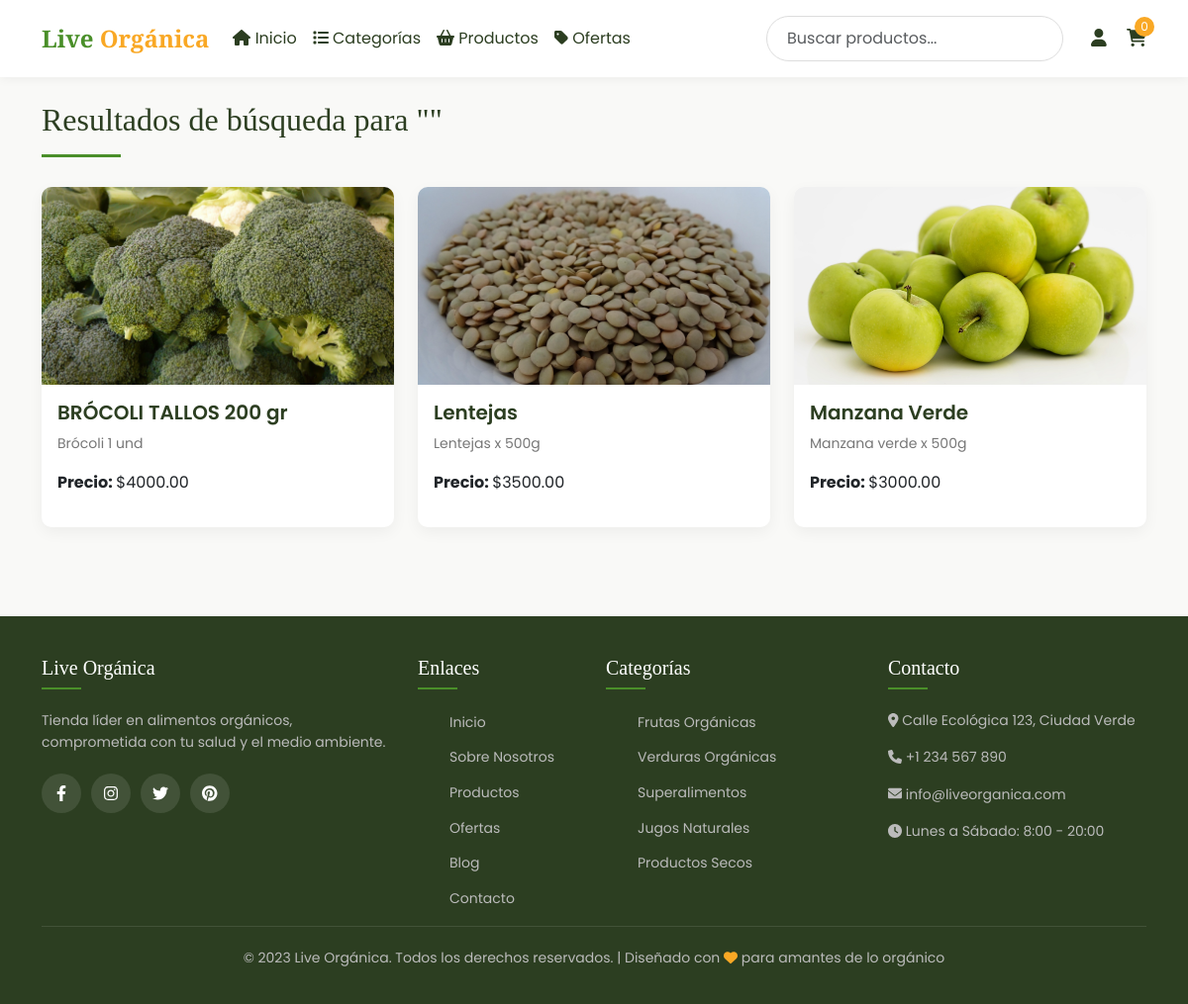
The page /buscar/ on the database its author committed.
### productos/models.py (models this page shows, shortened)
class Producto(models.Model):
    nombre = models.CharField(max_length=200)
    descripcion = models.TextField()
    precio = models.DecimalField(max_digits=10, decimal_places=2)
    categoria = models.ForeignKey(Categoria, on_delete=models.CASCADE)
    imagen = models.ImageField(upload_to='productos/')
    en_oferta = models.BooleanField(default=False)

### productos/views.py (the view)
# urls.py: path('buscar/', buscar_productos, name='buscar_productos'),
def buscar_productos(request):
    query = request.GET.get('search-input', '')
    productos = Producto.objects.filter(nombre__icontains=query)
    return render(request, 'productos/buscar.html', {'productos': productos, 'query': query})

### productos/context_processors.py (called while the page is built)
def total_productos_en_carrito(request):
    carrito_items = Carrito.objects.all()
    total_items = sum(item.cantidad for item in carrito_items)
    return {
        'total_productos_en_carrito': total_items,
        'vista_previa_carrito': carrito_items
    }

### productos/templates/productos/buscar.html
{% load static %}
{% include 'productos/menu.html' %}
<div class="container mt-4">
<h2>Resultados de búsqueda para "{{ query }}"</h2>
<div class="row">
    {% if productos %}
        {% for producto in productos %}
        <div class="col-md-4">
            <div class="card">
                <a href="{% url 'detalle_producto' producto.id %}">
                    <img src="{{ producto.imagen.url }}" class="card-img-top" alt="{{ producto.nombre }}">
                </a>
                <div class="card-body">
                    <h5 class="card-title">{{ producto.nombre }}</h5>
                    <p class="card-text">{{ producto.descripcion }}</p>
                    <p><strong>Precio: </strong>${{ producto.precio }}</p>
                </div>
            </div>
        </div>
        {% endfor %}
    {% else %}
        <p>No se encontraron productos que coincidan con tu búsqueda.</p>
    {% endif %}
</div>
</div>
{% include 'productos/footer.html' %}

### static/css/styles.css (style rules this page uses)
:root { --primary: #4a8f29; --primary-light: #6bbf47; --secondary: #f8f1e5; --dark: #2c3e21; --light: #ffffff; --accent: #f9a825; }
body { font-family: 'Poppins', sans-serif; background-color: #f9f9f7; color: var(--dark); line-height: 1.6; }
h2 { font-family: 'Playfair Display', serif; font-size: 32px; color: var(--dark); margin-bottom: 30px; position: relative; }
h2::after { content: ''; display: block; width: 80px; height: 3px; background-color: var(--primary); margin: 15px 0 0; }
.card { border: none; border-radius: 10px; overflow: hidden; box-shadow: 0 5px 15px rgba(0, 0, 0, 0.05); transition: all 0.3s; margin-bottom: 30px; }
.card-img-top { height: 200px; object-fit: cover; transition: transform 0.5s; }
.card-title { font-weight: 600; color: var(--dark); }
.card-text { color: #777; font-size: 14px; }

### rows shown on the page
Producto: imagen (picture), nombre "BRÓCOLI TALLOS 200 gr", descripcion "Brócoli 1 und", precio "4000.00"
Producto: imagen (picture), nombre "Lentejas", descripcion "Lentejas x 500g", precio "3500.00"
Producto: imagen (picture), nombre "Manzana Verde", descripcion "Manzana verde x 500g", precio "3000.00"

### other values the page prints
{{ total_productos_en_carrito }} "0"
